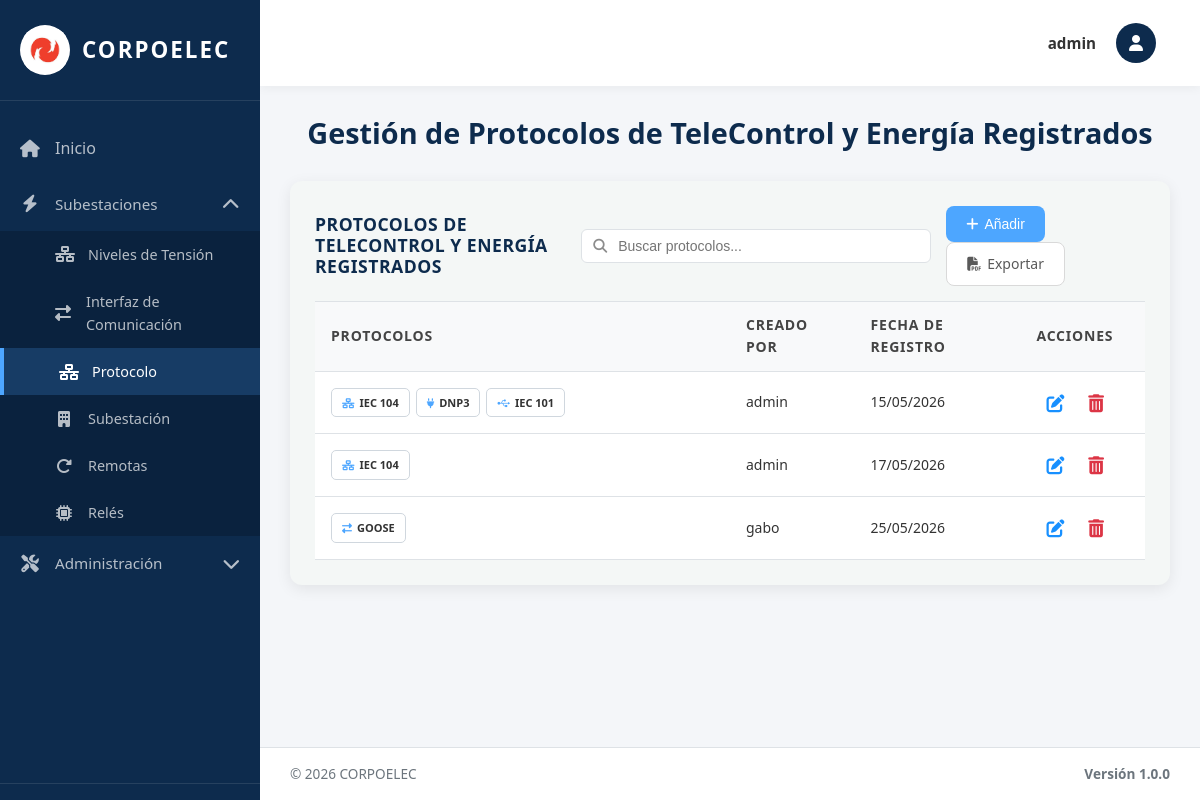
Page /protocolo/ (signed in) on the earlier database version.
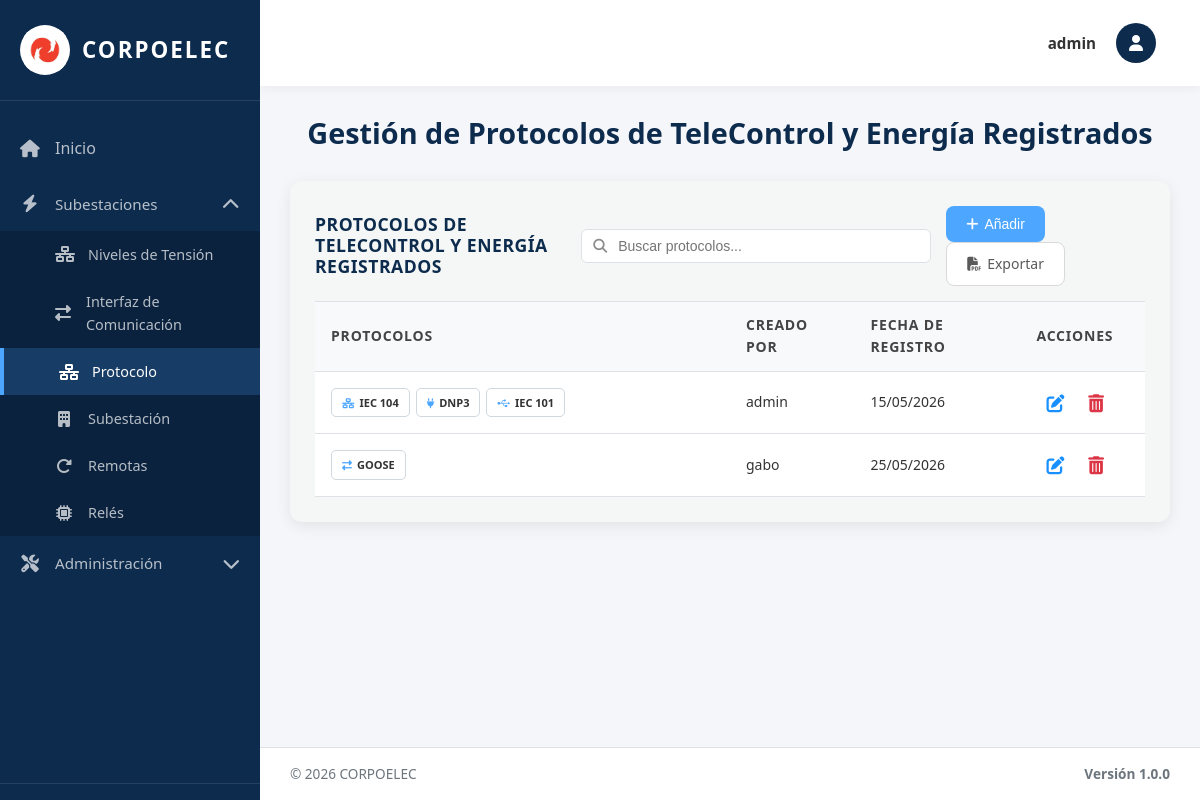
Same page on the later database version.
### equipos/models.py (models this page shows, shortened)
class Protocolo(models.Model):
    TIPO_CHOICES = [
        ('104', 'IEC 104'),
        ('DNP', 'DNP3'),
        ('GOOSE', 'GOOSE'),
        ('101', 'IEC 101'),
        ('MODBUS', 'Modbus'),
    ]
    Id_Protocolo = models.AutoField(primary_key=True)  # Identificador único
    Id_Interfaz = models.ForeignKey(InterfazDeComunicacion, on_delete=models.SET_NULL, null=True, blank=True, related_name='protocolos', verbose_name='Interfaz')  # Interface asociada - SET_NULL permite eliminar interfaz sin borrar protocolos
    Tipo = models.CharField(max_length=10, choices=TIPO_CHOICES, verbose_name='Tipo de Protocolo')  # Tipo de protocolo (enumerado)
    Estado = models.CharField(max_length=50, default='Activo', verbose_name='Estado')  # Estado operativo
    Fecha_Reg = models.DateField(auto_now_add=True, verbose_name='Fecha de Registro')  # Fecha de registro automática
    creado_por = models.ForeignKey(User, on_delete=models.SET_NULL, null=True, blank=True, related_name='protocolos_creados')  # Usuario que creó el registro
    Activo = models.BooleanField(default=True, verbose_name='Activo')  # Para eliminación lógica
    class Meta:
        verbose_name = 'Protocolo de Comunicación'
        verbose_name_plural = 'Protocolos de Comunicación'
        ordering = ['Id_Protocolo']  # Orden por ID ascendente

class InterfazDeComunicacion(models.Model):
    TIPO_INTERFAZ_CHOICES = [
        ('PUERTOS', 'Puertos de Comunicación'),
        ('PROTOCOLOS', 'Protocolos de Comunicación'),
    ]
    Id_Interfaz = models.AutoField(primary_key=True, serialize=False)  # Identificador único (PK)
    Puertos_C = models.IntegerField(default=0, verbose_name='Cantidad de Puertos')  # Contador de puertos
    Fecha_Reg = models.DateField(auto_now_add=True)  # Fecha de registro automática
    creado_por = models.ForeignKey(User, on_delete=models.SET_NULL, null=True, blank=True, related_name='interfaces_creadas')  # Usuario que creó el registro
    Tipo_Interfaz = models.CharField(max_length=20, choices=TIPO_INTERFAZ_CHOICES, default='PUERTOS', verbose_name='Tipo de Interfaz')  # Tipo de interfaz
    Activo = models.BooleanField(default=True, verbose_name='Activo')  # Para eliminación lógica
    objects = models.Manager()
    activos = models.Manager()  # Manager por defecto para filtrar activos
    class Meta:
        verbose_name = 'Interfaz de Comunicación'
        verbose_name_plural = 'Interfaces de Comunicación'
        ordering = ['Id_Interfaz']  # Orden por ID ascendente

### equipos/views.py (the view, shortened to what this page needs)
# urls.py: path('protocolo/', protocolo_view, name='protocolo'),
@login_required(login_url='/login/')
@no_cache
def protocolo_view(request):
    interfaces = InterfazDeComunicacion.objects.filter(Tipo_Interfaz='PROTOCOLOS', Activo=True).prefetch_related('protocolos').all().order_by('Id_Interfaz')
    paginator = Paginator(interfaces, 10)
    page_number = request.GET.get('page')
    page_obj = paginator.get_page(page_number)
    tipos_registrados = list(Protocolo.objects.filter(
        Activo=True, Id_Interfaz__Activo=True
    ).values_list('Tipo', flat=True).distinct())
    context = {
        'title': 'Protocolos',
        'page_obj': page_obj,
        'tipos_registrados': tipos_registrados,
        'is_admin': request.user.is_superuser,
        'puede_crear': puede_crear(request),
        'puede_actualizar': puede_actualizar(request),
        'puede_eliminar': puede_eliminar(request)
    }
    return render(request, 'protocolo.html', context)

### equipos/context_processors.py (called while the page is built, shortened)
def permisos_usuario(request):
    if request.user.is_superuser:
        return {
            'permisos_usuario': {'crear': True, 'actualizar': True, 'eliminar': True},
            'puede_crear': True,
            'puede_actualizar': True,
            'puede_eliminar': True,
        }

### templates/protocolo.html (shortened to what this page needs)
{% extends 'base.html' %}
{% load static %}
{% block content %}
<div class="welcome-text">
  <h2>Gestión de Protocolos de TeleControl y Energía Registrados</h2>
</div>
<div class="table-section">
<div class="table-header">
  <h3>PROTOCOLOS DE TELECONTROL Y ENERGÍA REGISTRADOS</h3>
  <div class="search-container">
    <input type="text" class="search-input" id="searchInput" placeholder="Buscar protocolos..." onkeyup="filterTable()">
  </div>
  <div class="action-buttons">
    <button class="btn btn-primary btn-add-top" onclick="abrirModal()">
      <i class="fas fa-plus"></i> Añadir
    </button>
    <a href="{% url 'exportar_protocolo_pdf' %}" class="btn btn-secondary btn-add-top">
      <i class="fas fa-file-pdf"></i> Exportar
    </a>
  </div>
</div>
    {% if page_obj.paginator.count > 0 %}
    <table class="data-table">
      <thead>
        <tr>
          <th width="50%">Protocolos</th>
          {% if is_admin %}<th width="15%">Creado Por</th>{% endif %}
          <th width="20%">Fecha de Registro</th>
          <th width="15%">Acciones</th>
        </tr>
      </thead>
      <tbody>
        {% for interfaz in page_obj %}
        <tr>
          <td>
            <div class="protocolos-container">
              {% for protocolo in interfaz.protocolos.all %}
              <span class="protocolo-badge">
                <span class="protocolo-icon">
                  {% if protocolo.Tipo == '104' %}<i class="fas fa-network-wired"></i>{% endif %}
                  {% if protocolo.Tipo == 'DNP' %}<i class="fas fa-plug"></i>{% endif %}
                  {% if protocolo.Tipo == 'GOOSE' %}<i class="fas fa-exchange-alt"></i>{% endif %}
                  {% if protocolo.Tipo == '101' %}<i class="fab fa-usb"></i>{% endif %}
                </span>
                <span class="protocolo-text">{{ protocolo.get_Tipo_display }}</span>
              </span>
              {% empty %}
              <span class="no-data">Sin protocolos</span>
              {% endfor %}
            </div>
          </td>
          {% if is_admin %}<td>{{ interfaz.creado_por.username|default:"Sistema" }}</td>{% endif %}
          <td><span class="fecha-text">{{ interfaz.Fecha_Reg|date:"d/m/Y" }}</span></td>
<td class="actions-cell">
    {% with protocolos_list=interfaz.protocolos.all %}
    {% if puede_actualizar %}
    <button type="button" class="btn-icon btn-edit" title="Editar" onclick="abrirModalEditar({{ interfaz.Id_Interfaz }}, '{% for p in protocolos_list %}{{ p.Tipo }}{% if not forloop.last %},{% endif %}{% endfor %}')">
        <i class="fas fa-edit"></i>
    </button>
    {% endif %}
    <form method="post" style="display: inline;" onsubmit="return confirmarEliminacion(this);">
        {% if puede_eliminar %}
        <button type="submit" class="btn-icon btn-delete" title="Eliminar">
            <i class="fas fa-trash-alt"></i>
        </button>
        {% endif %}
    </form>
    {% endwith %}
</td>
        </tr>
        {% endfor %}
      </tbody>
    </table>
    {% else %}
    <p class="no-data">No hay protocolos registrados.</p>
    {% endif %}
  </div>
{% endblock %}

Differences in the rows shown:
no longer on this page (row edited): InterfazDeComunicacion: creado_por.username "admin", Fecha_Reg "17/05/2026"
no longer on this page (row edited): Protocolo: Tipo "IEC 104", shown under "admin"
